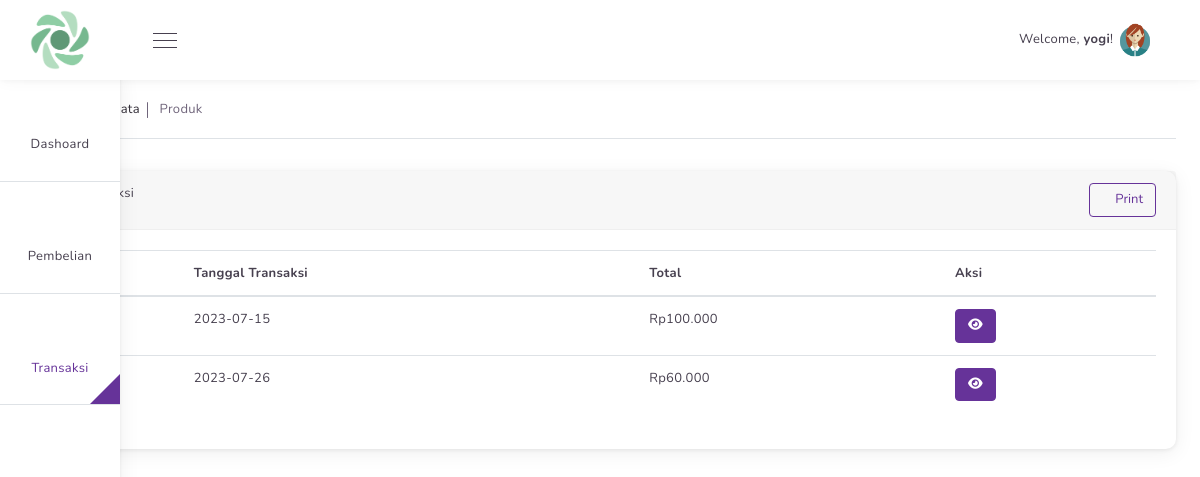
Screenshot of /views/transaksi (signed in) with the database file from the repository.
### tables this page shows
CREATE TABLE `transaksi` (
  `id` int(11) NOT NULL,
  `id_pengguna` int(11) NOT NULL,
  `tanggal_transaksi` date NOT NULL,
  `total` int(11) NOT NULL,
  `is_done` tinyint(4) NOT NULL DEFAULT 0
);

### views/transaksi/index.php (the view, shortened to what this page needs)
<?php
require_once('../../config/config.php');
$db = databaseConnection();
$role = $_SESSION['role'];
if ($role == 0) {
    $query = "SELECT * FROM transaksi WHERE is_done = 1 AND id_pengguna = " . $_SESSION['id_pengguna'];
}
$stmt = $db->query($query);
$results = $stmt->fetchAll();
?>
<div class="row">
    <div class="col-12">
        <div class="card mb-4">
            <div class="card-header">
                <div class="row">
                    <div class="col-6">
                    </div>
                    <div class="col-6 d-flex align-items-center">
                        <a href="generate-pdf.php">
                            <button type="button" class="btn btn-outline-primary btn-print">
                                <i class="nav-icon i-Download1 font-weight-bold"></i> Print
                            </button>
                        </a>
                    </div>
                </div>
            </div>
            <div class="card-body">
                <table class="table table-hover table-stripped" id="tableData">
                    <thead>
                        <tr>
                            <th>No</th>
                            <th>Tanggal Transaksi</th>
                            <th>Total</th>
                            <th>Aksi</th>
                        </tr>
                    </thead>
                    <tbody>
                        <?php foreach ($results as $key => $value) : ?>
                            <tr>
                                <td><?= ($key + 1); ?></td>
                                <td><?= $value['tanggal_transaksi']; ?></td>
                                <td>Rp<?= number_format($value['total'], 0, ",", ".") ?></td>
                                <td>
                                    <button class="btn btn-modal btn-primary" data-id="<?= $value['id']; ?>" data-cat='detail'>
                                        <i class="fa fa-eye text-white pointer"></i>
                                    </button>
                                </td>
                            </tr>
                        <?php endforeach; ?>
                    </tbody>
                </table>
            </div>
        </div>
    </div>
</div>
<?php
require_once('../../templates/master.php');
?>

### rows the page displays
transaksi: tanggal_transaksi "2023-07-15", total "100.000"
transaksi: tanggal_transaksi "2023-07-26", total "60.000"

### other values shown
$_SESSION['username'] "yogi"
$pageSub "Data"
$pageTitle "Produk"
